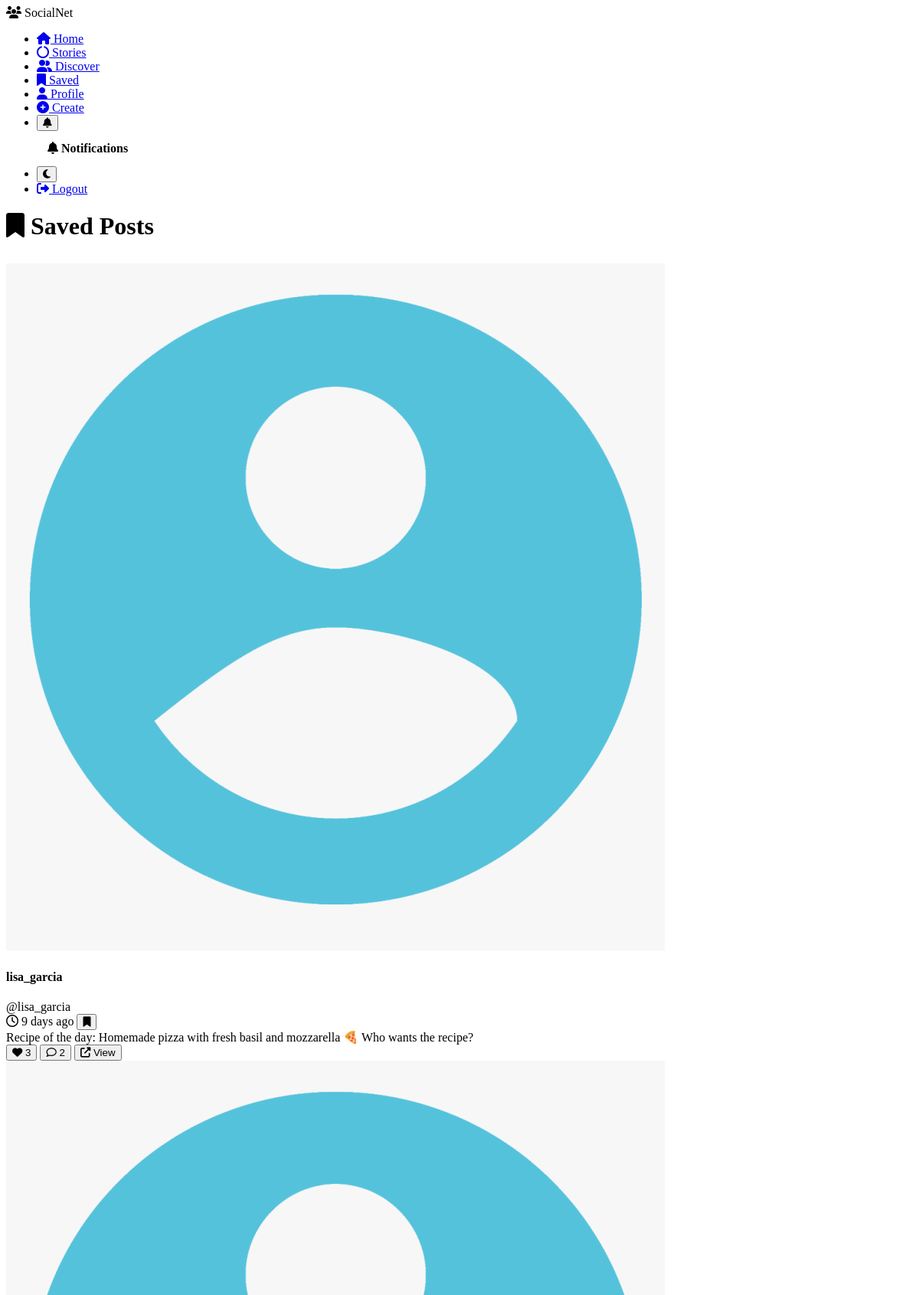
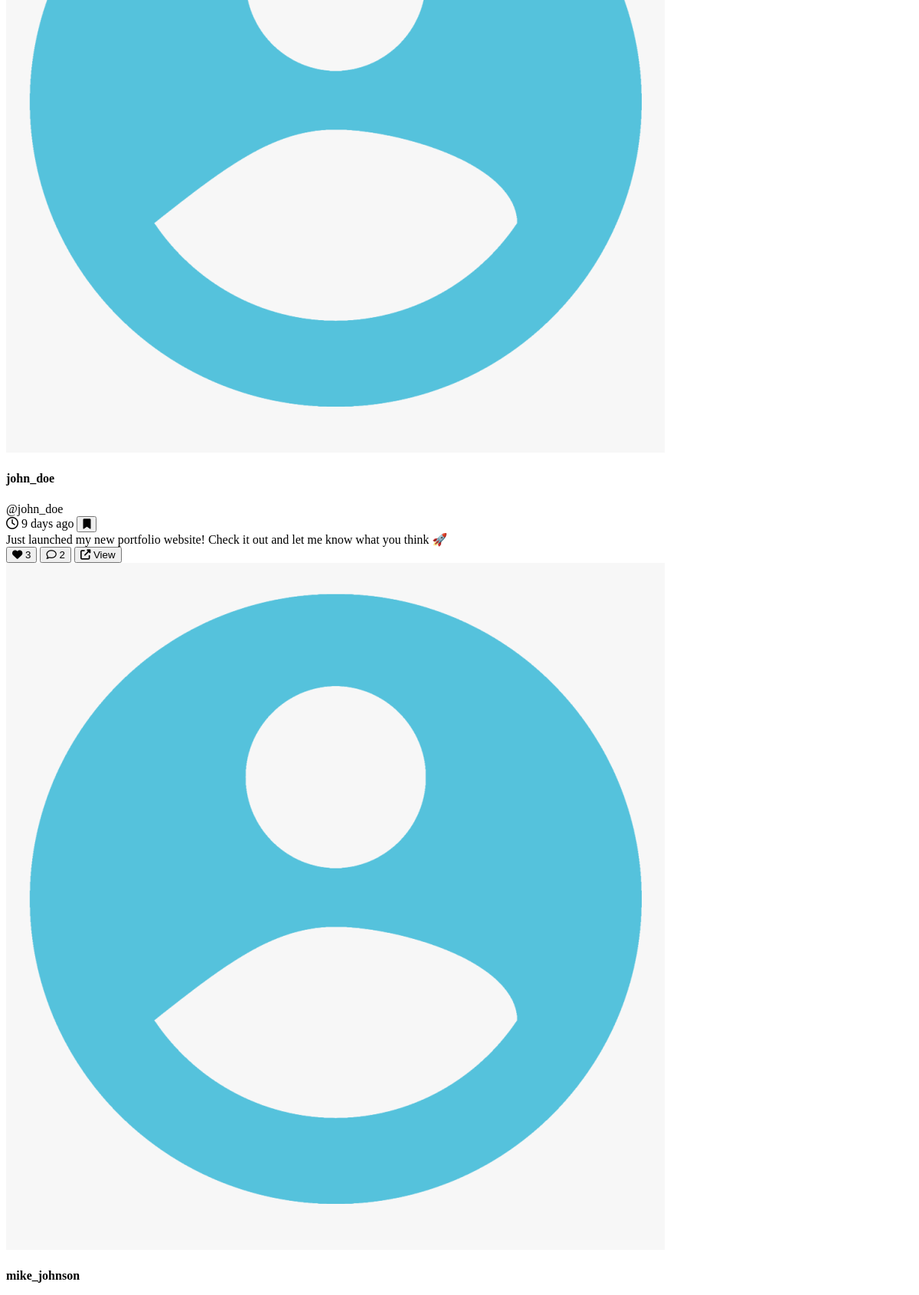
The page /bookmarks.php (signed in, upper part) on the database its author committed (2 pictures, top to bottom).
### tables this page shows
CREATE TABLE posts (
    id INT(11) AUTO_INCREMENT PRIMARY KEY,
    user_id INT(11) NOT NULL,
    content TEXT NOT NULL,
    image VARCHAR(255),
    created_at TIMESTAMP DEFAULT CURRENT_TIMESTAMP,
    FOREIGN KEY (user_id) REFERENCES users(id) ON DELETE CASCADE,
    INDEX idx_user_id (user_id),
    INDEX idx_created_at (created_at)
);

CREATE TABLE users (
    id INT(11) AUTO_INCREMENT PRIMARY KEY,
    username VARCHAR(50) NOT NULL UNIQUE,
    email VARCHAR(100) NOT NULL UNIQUE,
    password VARCHAR(255) NOT NULL,
    profile_image VARCHAR(255) DEFAULT 'default-avatar.png',
    bio TEXT,
    created_at TIMESTAMP DEFAULT CURRENT_TIMESTAMP,
    INDEX idx_username (username),
    INDEX idx_email (email)
);

### bookmarks.php (the view, shortened to what this page needs)
<?php
require_once 'config/database.php';
$user_id = $_SESSION['user_id'];
$query = "SELECT p.*, u.username, u.profile_image,
          (SELECT COUNT(*) FROM likes WHERE post_id = p.id) as like_count,
          (SELECT COUNT(*) FROM likes WHERE post_id = p.id AND user_id = ?) as user_liked,
          (SELECT COUNT(*) FROM comments WHERE post_id = p.id) as comment_count,
          b.created_at as bookmarked_at
          FROM bookmarks b
          JOIN posts p ON b.post_id = p.id
          JOIN users u ON p.user_id = u.id
          WHERE b.user_id = ?
          ORDER BY b.created_at DESC";
$stmt = $conn->prepare($query);
$stmt->bind_param("ii", $user_id, $user_id);
$stmt->execute();
$bookmarks_result = $stmt->get_result();
function time_ago($timestamp) {
    $time_ago = strtotime($timestamp);
    $current_time = time();
    $time_difference = $current_time - $time_ago;
    $hours = round($time_difference / 3600);
    $days = round($time_difference / 86400);
    return $days == 1 ? "Yesterday" : "$days days ago";
}
include 'includes/header.php';
?>
<div class="container">
    <h1 style="margin-bottom: 30px; color: var(--text-primary);">
        <i class="fas fa-bookmark"></i> Saved Posts
    </h1>
    <?php if ($bookmarks_result->num_rows > 0): ?>
        <?php while ($post = $bookmarks_result->fetch_assoc()): ?>
            <div class="post" id="post-<?php echo $post['id']; ?>">
                <div class="post-header">
                    <img src="assets/uploads/profiles/<?php echo htmlspecialchars($post['profile_image']); ?>"
                         alt="<?php echo htmlspecialchars($post['username']); ?>"
                         class="post-avatar"
                         onerror="this.src='assets/uploads/profiles/default-avatar.png'">
                    <div class="post-user-info">
                        <h4><?php echo htmlspecialchars($post['username']); ?></h4>
                        <span class="username">@<?php echo htmlspecialchars($post['username']); ?></span>
                    </div>
                    <span class="post-time">
                        <i class="far fa-clock"></i> <?php echo time_ago($post['created_at']); ?>
                    </span>
                    <button class="bookmark-btn bookmarked" onclick="toggleBookmark(<?php echo $post['id']; ?>, this)" title="Remove bookmark">
                        <i class="fas fa-bookmark"></i>
                    </button>
                </div>
                <div class="post-content">
                    <?php echo nl2br(htmlspecialchars($post['content'])); ?>
                </div>
                <div class="post-actions">
                    <button class="post-action-btn <?php echo $post['user_liked'] > 0 ? 'liked' : ''; ?>"
                            onclick="toggleLike(<?php echo $post['id']; ?>, this)">
                        <i class="<?php echo $post['user_liked'] > 0 ? 'fas' : 'far'; ?> fa-heart"></i>
                        <span class="like-count"><?php echo $post['like_count']; ?></span>
                    </button>
                    <button class="post-action-btn">
                        <i class="far fa-comment"></i>
                        <span class="comment-count"><?php echo $post['comment_count']; ?></span>
                    </button>
                    <button class="post-action-btn" onclick="window.location.href='home.php#post-<?php echo $post['id']; ?>'">
                        <i class="fas fa-external-link-alt"></i>
                        <span>View</span>
                    </button>
                </div>
            </div>
        <?php endwhile; ?>
    <?php endif; ?>
</div>
<?php include 'includes/footer.php'; ?>

### rows shown on the page
posts: user.profile_image (placeholder picture), user.username "lisa_garcia", created_at "9 days ago", content "Recipe of the day: Homemade pizza with fresh basil and mozzarella 🍕 Who wants the recipe?", like_count "3", comment_count "2"
posts: user.profile_image (placeholder picture), user.username "john_doe", created_at "9 days ago", content "Just launched my new portfolio website! Check it out and let me know what you think 🚀", like_count "3", comment_count "2"
posts: user.profile_image (placeholder picture), user.username "mike_johnson"
